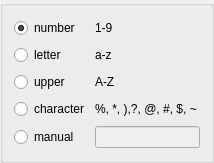
<?xml version="1.0" encoding="UTF-8"?>
<ui version="4.0">
 <class>PresetBox</class>
 <widget class="QGroupBox" name="PresetBox">
  <property name="geometry">
   <rect>
    <x>0</x>
    <y>0</y>
    <width>214</width>
    <height>163</height>
   </rect>
  </property>
  <layout class="QGridLayout" name="gridLayout">
   <item row="0" column="0">
    <widget class="QRadioButton" name="rb_number">
     <property name="text">
      <string>number</string>
     </property>
     <property name="checked">
      <bool>true</bool>
     </property>
     <property name="autoExclusive">
      <bool>false</bool>
     </property>
    </widget>
   </item>
   <item row="0" column="1">
    <widget class="QLabel" name="label_6">
     <property name="text">
      <string>1-9</string>
     </property>
    </widget>
   </item>
   <item row="1" column="0">
    <widget class="QRadioButton" name="rb_letter">
     <property name="text">
      <string>letter</string>
     </property>
     <property name="autoExclusive">
      <bool>false</bool>
     </property>
    </widget>
   </item>
   <item row="1" column="1">
    <widget class="QLabel" name="label_7">
     <property name="text">
      <string>a-z</string>
     </property>
    </widget>
   </item>
   <item row="2" column="0">
    <widget class="QRadioButton" name="rb_upper">
     <property name="text">
      <string>upper</string>
     </property>
     <property name="autoExclusive">
      <bool>false</bool>
     </property>
    </widget>
   </item>
   <item row="2" column="1">
    <widget class="QLabel" name="label_8">
     <property name="text">
      <string>A-Z</string>
     </property>
    </widget>
   </item>
   <item row="3" column="0">
    <widget class="QRadioButton" name="rb_character">
     <property name="text">
      <string>character</string>
     </property>
     <property name="autoExclusive">
      <bool>false</bool>
     </property>
    </widget>
   </item>
   <item row="3" column="1">
    <widget class="QLabel" name="label_9">
     <property name="text">
      <string>%, *, ),?, @, #, $, ~</string>
     </property>
    </widget>
   </item>
   <item row="4" column="0">
    <widget class="QRadioButton" name="rb_manual">
     <property name="text">
      <string>manual</string>
     </property>
     <property name="autoExclusive">
      <bool>false</bool>
     </property>
    </widget>
   </item>
   <item row="4" column="1">
    <widget class="QLineEdit" name="le_manual">
     <property name="enabled">
      <bool>false</bool>
     </property>
    </widget>
   </item>
  </layout>
 </widget>
 <resources/>
 <connections/>
</ui>
